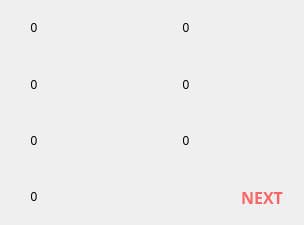
<?xml version="1.0" encoding="UTF-8"?>
<ui version="4.0">
 <class>Form</class>
 <widget class="QWidget" name="Form">
  <property name="geometry">
   <rect>
    <x>0</x>
    <y>0</y>
    <width>304</width>
    <height>225</height>
   </rect>
  </property>
  <property name="sizePolicy">
   <sizepolicy hsizetype="Minimum" vsizetype="Minimum">
    <horstretch>0</horstretch>
    <verstretch>0</verstretch>
   </sizepolicy>
  </property>
  <property name="windowTitle">
   <string>Form</string>
  </property>
  <layout class="QHBoxLayout" name="horizontalLayout">
   <property name="spacing">
    <number>0</number>
   </property>
   <property name="leftMargin">
    <number>0</number>
   </property>
   <property name="topMargin">
    <number>0</number>
   </property>
   <property name="rightMargin">
    <number>0</number>
   </property>
   <property name="bottomMargin">
    <number>0</number>
   </property>
   <item>
    <widget class="QStackedWidget" name="stackedWidget">
     <property name="frameShape">
      <enum>QFrame::NoFrame</enum>
     </property>
     <property name="lineWidth">
      <number>1</number>
     </property>
     <property name="currentIndex">
      <number>0</number>
     </property>
     <widget class="QWidget" name="page_0">
      <layout class="QHBoxLayout" name="horizontalLayout_3">
       <property name="spacing">
        <number>0</number>
       </property>
       <property name="leftMargin">
        <number>0</number>
       </property>
       <property name="topMargin">
        <number>0</number>
       </property>
       <property name="rightMargin">
        <number>0</number>
       </property>
       <property name="bottomMargin">
        <number>0</number>
       </property>
       <item>
        <layout class="QGridLayout" name="glo_0" rowstretch="1,1,1,1" columnstretch="4,5,4,5" rowminimumheight="1,1,1,1" columnminimumwidth="1,1,1,1">
         <property name="spacing">
          <number>0</number>
         </property>
         <item row="3" column="2">
          <layout class="QHBoxLayout" name="horizontalLayout_2" stretch="0,1">
           <property name="spacing">
            <number>0</number>
           </property>
           <item>
            <spacer name="horizontalSpacer">
             <property name="orientation">
              <enum>Qt::Horizontal</enum>
             </property>
             <property name="sizeHint" stdset="0">
              <size>
               <width>1</width>
               <height>1</height>
              </size>
             </property>
            </spacer>
           </item>
           <item>
            <widget class="QLabel" name="lb_turn_icon_1">
             <property name="maximumSize">
              <size>
               <width>30</width>
               <height>16777215</height>
              </size>
             </property>
             <property name="styleSheet">
              <string notr="true">border-image: url(:/newPrefix/images/turn_icon.png);</string>
             </property>
             <property name="text">
              <string/>
             </property>
             <property name="alignment">
              <set>Qt::AlignCenter</set>
             </property>
            </widget>
           </item>
          </layout>
         </item>
         <item row="1" column="1">
          <widget class="QLabel" name="pushButton_10">
           <property name="sizePolicy">
            <sizepolicy hsizetype="Minimum" vsizetype="Minimum">
             <horstretch>0</horstretch>
             <verstretch>0</verstretch>
            </sizepolicy>
           </property>
           <property name="styleSheet">
            <string notr="true">border-image: url(:/newPrefix/images/stone.png);</string>
           </property>
           <property name="text">
            <string/>
           </property>
           <property name="alignment">
            <set>Qt::AlignCenter</set>
           </property>
          </widget>
         </item>
         <item row="0" column="2">
          <widget class="QLabel" name="count_dirt">
           <property name="sizePolicy">
            <sizepolicy hsizetype="Minimum" vsizetype="Minimum">
             <horstretch>0</horstretch>
             <verstretch>0</verstretch>
            </sizepolicy>
           </property>
           <property name="text">
            <string>0</string>
           </property>
           <property name="alignment">
            <set>Qt::AlignCenter</set>
           </property>
          </widget>
         </item>
         <item row="1" column="2">
          <widget class="QLabel" name="count_reed">
           <property name="sizePolicy">
            <sizepolicy hsizetype="Minimum" vsizetype="Minimum">
             <horstretch>0</horstretch>
             <verstretch>0</verstretch>
            </sizepolicy>
           </property>
           <property name="text">
            <string>0</string>
           </property>
           <property name="alignment">
            <set>Qt::AlignCenter</set>
           </property>
          </widget>
         </item>
         <item row="3" column="0">
          <widget class="QLabel" name="count_food">
           <property name="sizePolicy">
            <sizepolicy hsizetype="Minimum" vsizetype="Minimum">
             <horstretch>0</horstretch>
             <verstretch>0</verstretch>
            </sizepolicy>
           </property>
           <property name="text">
            <string>0</string>
           </property>
           <property name="alignment">
            <set>Qt::AlignCenter</set>
           </property>
          </widget>
         </item>
         <item row="1" column="3">
          <widget class="QLabel" name="pushButton_4">
           <property name="sizePolicy">
            <sizepolicy hsizetype="Minimum" vsizetype="Minimum">
             <horstretch>0</horstretch>
             <verstretch>0</verstretch>
            </sizepolicy>
           </property>
           <property name="styleSheet">
            <string notr="true">border-image: url(:/newPrefix/images/reed.png);</string>
           </property>
           <property name="text">
            <string/>
           </property>
           <property name="alignment">
            <set>Qt::AlignCenter</set>
           </property>
          </widget>
         </item>
         <item row="0" column="1">
          <widget class="QLabel" name="pushButton_9">
           <property name="sizePolicy">
            <sizepolicy hsizetype="Minimum" vsizetype="Minimum">
             <horstretch>0</horstretch>
             <verstretch>0</verstretch>
            </sizepolicy>
           </property>
           <property name="styleSheet">
            <string notr="true">border-image: url(:/newPrefix/images/wood.png);</string>
           </property>
           <property name="text">
            <string/>
           </property>
           <property name="alignment">
            <set>Qt::AlignCenter</set>
           </property>
          </widget>
         </item>
         <item row="2" column="1">
          <widget class="QLabel" name="pushButton_11">
           <property name="sizePolicy">
            <sizepolicy hsizetype="Minimum" vsizetype="Minimum">
             <horstretch>0</horstretch>
             <verstretch>0</verstretch>
            </sizepolicy>
           </property>
           <property name="styleSheet">
            <string notr="true">border-image: url(:/newPrefix/images/grain_big.png);</string>
           </property>
           <property name="text">
            <string/>
           </property>
           <property name="alignment">
            <set>Qt::AlignCenter</set>
           </property>
          </widget>
         </item>
         <item row="0" column="0">
          <widget class="QLabel" name="count_wood">
           <property name="sizePolicy">
            <sizepolicy hsizetype="Minimum" vsizetype="Minimum">
             <horstretch>0</horstretch>
             <verstretch>0</verstretch>
            </sizepolicy>
           </property>
           <property name="text">
            <string>0</string>
           </property>
           <property name="alignment">
            <set>Qt::AlignCenter</set>
           </property>
          </widget>
         </item>
         <item row="1" column="0">
          <widget class="QLabel" name="count_stone">
           <property name="sizePolicy">
            <sizepolicy hsizetype="Minimum" vsizetype="Minimum">
             <horstretch>0</horstretch>
             <verstretch>0</verstretch>
            </sizepolicy>
           </property>
           <property name="text">
            <string>0</string>
           </property>
           <property name="alignment">
            <set>Qt::AlignCenter</set>
           </property>
          </widget>
         </item>
         <item row="2" column="0">
          <widget class="QLabel" name="count_grain">
           <property name="sizePolicy">
            <sizepolicy hsizetype="Minimum" vsizetype="Minimum">
             <horstretch>0</horstretch>
             <verstretch>0</verstretch>
            </sizepolicy>
           </property>
           <property name="text">
            <string>0</string>
           </property>
           <property name="alignment">
            <set>Qt::AlignCenter</set>
           </property>
          </widget>
         </item>
         <item row="2" column="2">
          <widget class="QLabel" name="count_vegetable">
           <property name="sizePolicy">
            <sizepolicy hsizetype="Minimum" vsizetype="Minimum">
             <horstretch>0</horstretch>
             <verstretch>0</verstretch>
            </sizepolicy>
           </property>
           <property name="text">
            <string>0</string>
           </property>
           <property name="alignment">
            <set>Qt::AlignCenter</set>
           </property>
          </widget>
         </item>
         <item row="2" column="3">
          <widget class="QLabel" name="pushButton_6">
           <property name="sizePolicy">
            <sizepolicy hsizetype="Minimum" vsizetype="Minimum">
             <horstretch>0</horstretch>
             <verstretch>0</verstretch>
            </sizepolicy>
           </property>
           <property name="styleSheet">
            <string notr="true">border-image: url(:/newPrefix/images/vegetable_big.png);</string>
           </property>
           <property name="text">
            <string/>
           </property>
           <property name="alignment">
            <set>Qt::AlignCenter</set>
           </property>
          </widget>
         </item>
         <item row="0" column="3">
          <widget class="QLabel" name="pushButton_2">
           <property name="sizePolicy">
            <sizepolicy hsizetype="Minimum" vsizetype="Minimum">
             <horstretch>0</horstretch>
             <verstretch>0</verstretch>
            </sizepolicy>
           </property>
           <property name="styleSheet">
            <string notr="true">border-image: url(:/newPrefix/images/dirt.png);</string>
           </property>
           <property name="text">
            <string/>
           </property>
           <property name="alignment">
            <set>Qt::AlignCenter</set>
           </property>
          </widget>
         </item>
         <item row="3" column="1">
          <widget class="QLabel" name="pushButton_12">
           <property name="sizePolicy">
            <sizepolicy hsizetype="Minimum" vsizetype="Minimum">
             <horstretch>0</horstretch>
             <verstretch>0</verstretch>
            </sizepolicy>
           </property>
           <property name="styleSheet">
            <string notr="true">border-image: url(:/newPrefix/images/food.png);</string>
           </property>
           <property name="text">
            <string/>
           </property>
           <property name="alignment">
            <set>Qt::AlignCenter</set>
           </property>
          </widget>
         </item>
         <item row="3" column="3">
          <widget class="QLabel" name="turn_info_1">
           <property name="sizePolicy">
            <sizepolicy hsizetype="Minimum" vsizetype="Minimum">
             <horstretch>0</horstretch>
             <verstretch>0</verstretch>
            </sizepolicy>
           </property>
           <property name="font">
            <font>
             <family>American Typewriter</family>
             <pointsize>12</pointsize>
             <weight>68</weight>
             <italic>false</italic>
             <bold>true</bold>
            </font>
           </property>
           <property name="styleSheet">
            <string notr="true">font: 70 12pt &quot;American Typewriter&quot;;
font-weight: 550;
color: rgb(253, 102, 102);</string>
           </property>
           <property name="text">
            <string>NEXT</string>
           </property>
           <property name="alignment">
            <set>Qt::AlignCenter</set>
           </property>
          </widget>
         </item>
        </layout>
       </item>
      </layout>
     </widget>
     <widget class="QWidget" name="page_1">
      <layout class="QHBoxLayout" name="horizontalLayout_5">
       <property name="spacing">
        <number>0</number>
       </property>
       <property name="leftMargin">
        <number>0</number>
       </property>
       <property name="topMargin">
        <number>0</number>
       </property>
       <property name="rightMargin">
        <number>0</number>
       </property>
       <property name="bottomMargin">
        <number>0</number>
       </property>
       <item>
        <layout class="QGridLayout" name="glo_1" rowstretch="1,1,1,1" columnstretch="4,5,4,5">
         <property name="spacing">
          <number>0</number>
         </property>
         <item row="1" column="2">
          <widget class="QLabel" name="count_worker">
           <property name="sizePolicy">
            <sizepolicy hsizetype="Minimum" vsizetype="Minimum">
             <horstretch>0</horstretch>
             <verstretch>0</verstretch>
            </sizepolicy>
           </property>
           <property name="text">
            <string>0</string>
           </property>
           <property name="alignment">
            <set>Qt::AlignCenter</set>
           </property>
          </widget>
         </item>
         <item row="3" column="0">
          <widget class="QLabel" name="count_beg_token">
           <property name="sizePolicy">
            <sizepolicy hsizetype="Minimum" vsizetype="Minimum">
             <horstretch>0</horstretch>
             <verstretch>0</verstretch>
            </sizepolicy>
           </property>
           <property name="text">
            <string>0</string>
           </property>
           <property name="alignment">
            <set>Qt::AlignCenter</set>
           </property>
          </widget>
         </item>
         <item row="1" column="3">
          <widget class="QLabel" name="pushButton_24">
           <property name="sizePolicy">
            <sizepolicy hsizetype="Minimum" vsizetype="Minimum">
             <horstretch>0</horstretch>
             <verstretch>0</verstretch>
            </sizepolicy>
           </property>
           <property name="styleSheet">
            <string notr="true">border-image: url(:/newPrefix/images/worker_none.png);</string>
           </property>
           <property name="text">
            <string/>
           </property>
           <property name="alignment">
            <set>Qt::AlignCenter</set>
           </property>
          </widget>
         </item>
         <item row="2" column="1">
          <widget class="QLabel" name="pushButton_26">
           <property name="sizePolicy">
            <sizepolicy hsizetype="Minimum" vsizetype="Minimum">
             <horstretch>0</horstretch>
             <verstretch>0</verstretch>
            </sizepolicy>
           </property>
           <property name="styleSheet">
            <string notr="true">border-image: url(:/newPrefix/images/fence_none.png);</string>
           </property>
           <property name="text">
            <string/>
           </property>
           <property name="alignment">
            <set>Qt::AlignCenter</set>
           </property>
          </widget>
         </item>
         <item row="0" column="1">
          <widget class="QLabel" name="pushButton_25">
           <property name="sizePolicy">
            <sizepolicy hsizetype="Minimum" vsizetype="Minimum">
             <horstretch>0</horstretch>
             <verstretch>0</verstretch>
            </sizepolicy>
           </property>
           <property name="styleSheet">
            <string notr="true">border-image: url(:/newPrefix/images/sheep.png);</string>
           </property>
           <property name="text">
            <string/>
           </property>
           <property name="alignment">
            <set>Qt::AlignCenter</set>
           </property>
          </widget>
         </item>
         <item row="3" column="1">
          <widget class="QLabel" name="pushButton_29">
           <property name="sizePolicy">
            <sizepolicy hsizetype="Minimum" vsizetype="Minimum">
             <horstretch>0</horstretch>
             <verstretch>0</verstretch>
            </sizepolicy>
           </property>
           <property name="styleSheet">
            <string notr="true">border-image: url(:/newPrefix/images/begging_token.png);</string>
           </property>
           <property name="text">
            <string/>
           </property>
           <property name="alignment">
            <set>Qt::AlignCenter</set>
           </property>
          </widget>
         </item>
         <item row="1" column="0">
          <widget class="QLabel" name="count_cow">
           <property name="sizePolicy">
            <sizepolicy hsizetype="Minimum" vsizetype="Minimum">
             <horstretch>0</horstretch>
             <verstretch>0</verstretch>
            </sizepolicy>
           </property>
           <property name="text">
            <string>0</string>
           </property>
           <property name="alignment">
            <set>Qt::AlignCenter</set>
           </property>
          </widget>
         </item>
         <item row="2" column="0">
          <widget class="QLabel" name="count_fence">
           <property name="sizePolicy">
            <sizepolicy hsizetype="Minimum" vsizetype="Minimum">
             <horstretch>0</horstretch>
             <verstretch>0</verstretch>
            </sizepolicy>
           </property>
           <property name="text">
            <string>0</string>
           </property>
           <property name="alignment">
            <set>Qt::AlignCenter</set>
           </property>
          </widget>
         </item>
         <item row="0" column="0">
          <widget class="QLabel" name="count_sheep">
           <property name="sizePolicy">
            <sizepolicy hsizetype="Minimum" vsizetype="Minimum">
             <horstretch>0</horstretch>
             <verstretch>0</verstretch>
            </sizepolicy>
           </property>
           <property name="text">
            <string>0</string>
           </property>
           <property name="alignment">
            <set>Qt::AlignCenter</set>
           </property>
          </widget>
         </item>
         <item row="0" column="3">
          <widget class="QLabel" name="pushButton_34">
           <property name="sizePolicy">
            <sizepolicy hsizetype="Minimum" vsizetype="Minimum">
             <horstretch>0</horstretch>
             <verstretch>0</verstretch>
            </sizepolicy>
           </property>
           <property name="styleSheet">
            <string notr="true">border-image: url(:/newPrefix/images/pig.png);</string>
           </property>
           <property name="text">
            <string/>
           </property>
           <property name="alignment">
            <set>Qt::AlignCenter</set>
           </property>
          </widget>
         </item>
         <item row="2" column="2">
          <widget class="QLabel" name="count_barn">
           <property name="sizePolicy">
            <sizepolicy hsizetype="Minimum" vsizetype="Minimum">
             <horstretch>0</horstretch>
             <verstretch>0</verstretch>
            </sizepolicy>
           </property>
           <property name="text">
            <string>0</string>
           </property>
           <property name="alignment">
            <set>Qt::AlignCenter</set>
           </property>
          </widget>
         </item>
         <item row="2" column="3">
          <widget class="QLabel" name="pushButton_33">
           <property name="sizePolicy">
            <sizepolicy hsizetype="Minimum" vsizetype="Minimum">
             <horstretch>0</horstretch>
             <verstretch>0</verstretch>
            </sizepolicy>
           </property>
           <property name="styleSheet">
            <string notr="true">border-image: url(:/newPrefix/images/barn_none.png);</string>
           </property>
           <property name="text">
            <string/>
           </property>
           <property name="alignment">
            <set>Qt::AlignCenter</set>
           </property>
          </widget>
         </item>
         <item row="1" column="1">
          <widget class="QLabel" name="pushButton_20">
           <property name="sizePolicy">
            <sizepolicy hsizetype="Minimum" vsizetype="Minimum">
             <horstretch>0</horstretch>
             <verstretch>0</verstretch>
            </sizepolicy>
           </property>
           <property name="styleSheet">
            <string notr="true">border-image: url(:/newPrefix/images/cow.png);</string>
           </property>
           <property name="text">
            <string/>
           </property>
           <property name="alignment">
            <set>Qt::AlignCenter</set>
           </property>
          </widget>
         </item>
         <item row="0" column="2">
          <widget class="QLabel" name="count_pig">
           <property name="sizePolicy">
            <sizepolicy hsizetype="Minimum" vsizetype="Minimum">
             <horstretch>0</horstretch>
             <verstretch>0</verstretch>
            </sizepolicy>
           </property>
           <property name="text">
            <string>0</string>
           </property>
           <property name="alignment">
            <set>Qt::AlignCenter</set>
           </property>
          </widget>
         </item>
         <item row="3" column="3">
          <widget class="QLabel" name="turn_info_2">
           <property name="sizePolicy">
            <sizepolicy hsizetype="Minimum" vsizetype="Minimum">
             <horstretch>0</horstretch>
             <verstretch>0</verstretch>
            </sizepolicy>
           </property>
           <property name="styleSheet">
            <string notr="true">font: 70 12pt &quot;American Typewriter&quot;;
font-weight: 550;
color: rgb(253, 102, 102);</string>
           </property>
           <property name="text">
            <string>NEXT</string>
           </property>
           <property name="alignment">
            <set>Qt::AlignCenter</set>
           </property>
          </widget>
         </item>
         <item row="3" column="2">
          <layout class="QHBoxLayout" name="horizontalLayout_4" stretch="0,1">
           <property name="spacing">
            <number>0</number>
           </property>
           <item>
            <spacer name="horizontalSpacer_2">
             <property name="orientation">
              <enum>Qt::Horizontal</enum>
             </property>
             <property name="sizeHint" stdset="0">
              <size>
               <width>1</width>
               <height>1</height>
              </size>
             </property>
            </spacer>
           </item>
           <item>
            <widget class="QLabel" name="lb_turn_icon_2">
             <property name="maximumSize">
              <size>
               <width>30</width>
               <height>16777215</height>
              </size>
             </property>
             <property name="styleSheet">
              <string notr="true">border-image: url(:/newPrefix/images/turn_icon.png);</string>
             </property>
             <property name="text">
              <string/>
             </property>
             <property name="alignment">
              <set>Qt::AlignCenter</set>
             </property>
            </widget>
           </item>
          </layout>
         </item>
        </layout>
       </item>
      </layout>
     </widget>
    </widget>
   </item>
  </layout>
 </widget>
 <resources>
  <include location="../../MyQRC.qrc"/>
 </resources>
 <connections/>
</ui>
